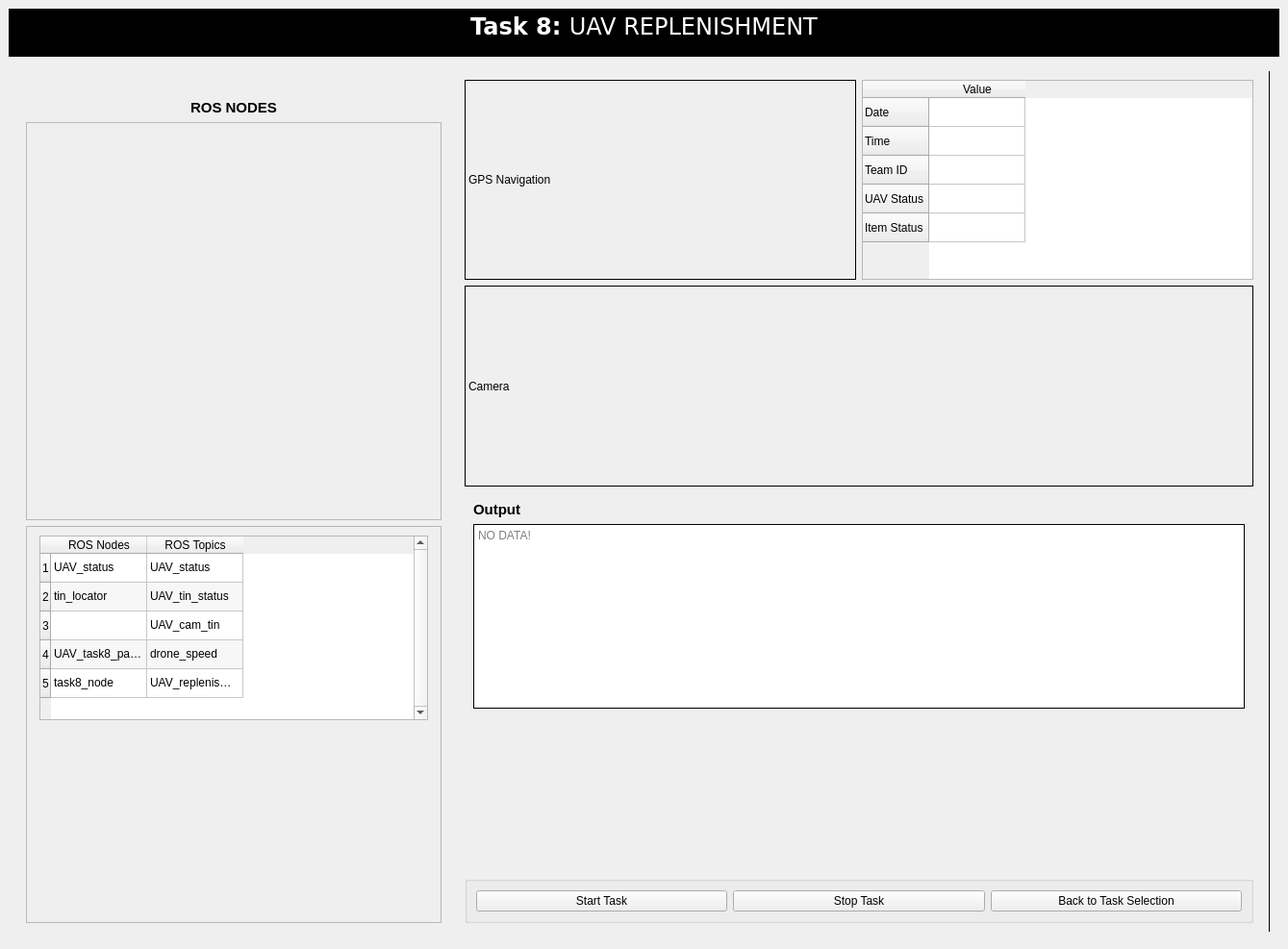
<?xml version="1.0" encoding="UTF-8"?>
<ui version="4.0">
 <class>MainWindow</class>
 <widget class="QMainWindow" name="MainWindow">
  <property name="geometry">
   <rect>
    <x>0</x>
    <y>0</y>
    <width>1339</width>
    <height>987</height>
   </rect>
  </property>
  <property name="sizePolicy">
   <sizepolicy hsizetype="Fixed" vsizetype="Fixed">
    <horstretch>0</horstretch>
    <verstretch>0</verstretch>
   </sizepolicy>
  </property>
  <property name="windowTitle">
   <string>MainWindow</string>
  </property>
  <widget class="QWidget" name="centralwidget">
   <property name="styleSheet">
    <string notr="true"/>
   </property>
   <layout class="QVBoxLayout" name="verticalLayout">
    <item>
     <widget class="QTextBrowser" name="textBrowser_3">
      <property name="sizePolicy">
       <sizepolicy hsizetype="Preferred" vsizetype="Preferred">
        <horstretch>0</horstretch>
        <verstretch>0</verstretch>
       </sizepolicy>
      </property>
      <property name="maximumSize">
       <size>
        <width>16777215</width>
        <height>50</height>
       </size>
      </property>
      <property name="font">
       <font>
        <family>Bitstream Vera Sans</family>
       </font>
      </property>
      <property name="styleSheet">
       <string notr="true">*{
background:rgb(0, 0, 0);
}</string>
      </property>
      <property name="frameShape">
       <enum>QFrame::NoFrame</enum>
      </property>
      <property name="frameShadow">
       <enum>QFrame::Plain</enum>
      </property>
      <property name="html">
       <string>&lt;!DOCTYPE HTML PUBLIC &quot;-//W3C//DTD HTML 4.0//EN&quot; &quot;http://www.w3.org/TR/REC-html40/strict.dtd&quot;&gt;
&lt;html&gt;&lt;head&gt;&lt;meta name=&quot;qrichtext&quot; content=&quot;1&quot; /&gt;&lt;style type=&quot;text/css&quot;&gt;
p, li { white-space: pre-wrap; }
&lt;/style&gt;&lt;/head&gt;&lt;body style=&quot; font-family:'Bitstream Vera Sans'; font-size:7.8pt; font-weight:400; font-style:normal;&quot;&gt;
&lt;p align=&quot;center&quot; style=&quot; margin-top:0px; margin-bottom:0px; margin-left:0px; margin-right:0px; -qt-block-indent:0; text-indent:0px;&quot;&gt;&lt;span style=&quot; font-size:18pt; font-weight:600; color:#ffffff;&quot;&gt;Task 8: &lt;/span&gt;&lt;span style=&quot; font-family:'Sans Serif'; font-size:18pt; color:#ffffff;&quot;&gt;UAV REPLENISHMENT&lt;/span&gt;&lt;/p&gt;&lt;/body&gt;&lt;/html&gt;</string>
      </property>
     </widget>
    </item>
    <item>
     <widget class="QWidget" name="widget" native="true">
      <layout class="QHBoxLayout" name="horizontalLayout">
       <item>
        <widget class="QWidget" name="widget_2" native="true">
         <property name="maximumSize">
          <size>
           <width>450</width>
           <height>16777215</height>
          </size>
         </property>
         <layout class="QVBoxLayout" name="verticalLayout_4">
          <item>
           <widget class="QLabel" name="label_2">
            <property name="maximumSize">
             <size>
              <width>16777215</width>
              <height>300</height>
             </size>
            </property>
            <property name="text">
             <string/>
            </property>
            <property name="pixmap">
             <pixmap>Images/task_8.png</pixmap>
            </property>
            <property name="scaledContents">
             <bool>true</bool>
            </property>
           </widget>
          </item>
          <item>
           <widget class="QLabel" name="label_7">
            <property name="maximumSize">
             <size>
              <width>16777215</width>
              <height>25</height>
             </size>
            </property>
            <property name="layoutDirection">
             <enum>Qt::LeftToRight</enum>
            </property>
            <property name="text">
             <string>&lt;html&gt;&lt;head/&gt;&lt;body&gt;&lt;p&gt;&lt;span style=&quot; font-size:11pt; font-weight:600;&quot;&gt;ROS NODES&lt;/span&gt;&lt;/p&gt;&lt;/body&gt;&lt;/html&gt;</string>
            </property>
            <property name="alignment">
             <set>Qt::AlignCenter</set>
            </property>
           </widget>
          </item>
          <item>
           <widget class="QScrollArea" name="scrollArea">
            <property name="widgetResizable">
             <bool>true</bool>
            </property>
            <widget class="QWidget" name="scrollAreaWidgetContents">
             <property name="geometry">
              <rect>
               <x>0</x>
               <y>0</y>
               <width>1622</width>
               <height>303</height>
              </rect>
             </property>
             <layout class="QGridLayout" name="gridLayout">
              <item row="0" column="0">
               <widget class="QLabel" name="label_3">
                <property name="text">
                 <string/>
                </property>
                <property name="pixmap">
                 <pixmap>Images/task_8_node.png</pixmap>
                </property>
               </widget>
              </item>
             </layout>
            </widget>
           </widget>
          </item>
          <item>
           <widget class="QScrollArea" name="scrollArea_3">
            <property name="widgetResizable">
             <bool>true</bool>
            </property>
            <widget class="QWidget" name="scrollAreaWidgetContents_3">
             <property name="geometry">
              <rect>
               <x>0</x>
               <y>0</y>
               <width>426</width>
               <height>214</height>
              </rect>
             </property>
             <layout class="QGridLayout" name="gridLayout_2">
              <item row="0" column="0" alignment="Qt::AlignTop">
               <widget class="QTableWidget" name="tableWidget_2">
                <property name="sizePolicy">
                 <sizepolicy hsizetype="Fixed" vsizetype="Preferred">
                  <horstretch>0</horstretch>
                  <verstretch>0</verstretch>
                 </sizepolicy>
                </property>
                <property name="maximumSize">
                 <size>
                  <width>404</width>
                  <height>16777215</height>
                 </size>
                </property>
                <property name="cursor" stdset="0">
                 <cursorShape>CrossCursor</cursorShape>
                </property>
                <property name="verticalScrollBarPolicy">
                 <enum>Qt::ScrollBarAlwaysOn</enum>
                </property>
                <property name="autoScrollMargin">
                 <number>6</number>
                </property>
                <property name="dragDropMode">
                 <enum>QAbstractItemView::NoDragDrop</enum>
                </property>
                <property name="alternatingRowColors">
                 <bool>true</bool>
                </property>
                <property name="wordWrap">
                 <bool>true</bool>
                </property>
                <row>
                 <property name="text">
                  <string>1</string>
                 </property>
                </row>
                <row>
                 <property name="text">
                  <string>2</string>
                 </property>
                </row>
                <row>
                 <property name="text">
                  <string>3</string>
                 </property>
                </row>
                <row>
                 <property name="text">
                  <string>4</string>
                 </property>
                </row>
                <row>
                 <property name="text">
                  <string>5</string>
                 </property>
                </row>
                <column>
                 <property name="text">
                  <string>ROS Nodes</string>
                 </property>
                 <property name="textAlignment">
                  <set>AlignCenter</set>
                 </property>
                </column>
                <column>
                 <property name="text">
                  <string>ROS Topics</string>
                 </property>
                 <property name="textAlignment">
                  <set>AlignCenter</set>
                 </property>
                </column>
                <item row="0" column="0">
                 <property name="text">
                  <string>UAV_status</string>
                 </property>
                 <property name="toolTip">
                  <string/>
                 </property>
                 <property name="whatsThis">
                  <string/>
                 </property>
                 <property name="flags">
                  <set>ItemIsSelectable|ItemIsDragEnabled|ItemIsDropEnabled|ItemIsUserCheckable|ItemIsEnabled</set>
                 </property>
                </item>
                <item row="0" column="1">
                 <property name="text">
                  <string>UAV_status</string>
                 </property>
                </item>
                <item row="1" column="0">
                 <property name="text">
                  <string>tin_locator</string>
                 </property>
                 <property name="whatsThis">
                  <string/>
                 </property>
                </item>
                <item row="1" column="1">
                 <property name="text">
                  <string>UAV_tin_status</string>
                 </property>
                </item>
                <item row="2" column="1">
                 <property name="text">
                  <string>UAV_cam_tin</string>
                 </property>
                </item>
                <item row="3" column="0">
                 <property name="text">
                  <string>UAV_task8_path_planning</string>
                 </property>
                </item>
                <item row="3" column="1">
                 <property name="text">
                  <string>drone_speed</string>
                 </property>
                </item>
                <item row="4" column="0">
                 <property name="text">
                  <string>task8_node</string>
                 </property>
                </item>
                <item row="4" column="1">
                 <property name="text">
                  <string>UAV_replenisment</string>
                 </property>
                </item>
               </widget>
              </item>
             </layout>
            </widget>
           </widget>
          </item>
         </layout>
        </widget>
       </item>
       <item>
        <widget class="QWidget" name="widget_3" native="true">
         <property name="maximumSize">
          <size>
           <width>16777215</width>
           <height>16777215</height>
          </size>
         </property>
         <layout class="QGridLayout" name="gridLayout_3">
          <item row="0" column="0">
           <widget class="QLabel" name="label_6">
            <property name="frameShape">
             <enum>QFrame::Box</enum>
            </property>
            <property name="text">
             <string>GPS Navigation</string>
            </property>
            <property name="scaledContents">
             <bool>true</bool>
            </property>
           </widget>
          </item>
          <item row="1" column="0" colspan="2">
           <widget class="QLabel" name="label_14">
            <property name="frameShape">
             <enum>QFrame::Box</enum>
            </property>
            <property name="text">
             <string>Camera</string>
            </property>
            <property name="scaledContents">
             <bool>true</bool>
            </property>
           </widget>
          </item>
          <item row="0" column="1">
           <widget class="QTableWidget" name="tableWidget">
            <property name="sizePolicy">
             <sizepolicy hsizetype="Fixed" vsizetype="Preferred">
              <horstretch>0</horstretch>
              <verstretch>0</verstretch>
             </sizepolicy>
            </property>
            <property name="maximumSize">
             <size>
              <width>674</width>
              <height>16777215</height>
             </size>
            </property>
            <row>
             <property name="text">
              <string>Date</string>
             </property>
            </row>
            <row>
             <property name="text">
              <string>Time</string>
             </property>
            </row>
            <row>
             <property name="text">
              <string>Team ID</string>
             </property>
            </row>
            <row>
             <property name="text">
              <string>UAV Status</string>
             </property>
            </row>
            <row>
             <property name="text">
              <string>Item Status</string>
             </property>
            </row>
            <column>
             <property name="text">
              <string>Value</string>
             </property>
             <property name="textAlignment">
              <set>AlignCenter</set>
             </property>
            </column>
           </widget>
          </item>
          <item row="2" column="0" colspan="2">
           <widget class="QWidget" name="widget_4" native="true">
            <layout class="QVBoxLayout" name="verticalLayout_2">
             <item>
              <widget class="QLabel" name="label">
               <property name="text">
                <string>&lt;html&gt;&lt;head/&gt;&lt;body&gt;&lt;p&gt;&lt;span style=&quot; font-size:11pt; font-weight:600;&quot;&gt;Output&lt;/span&gt;&lt;/p&gt;&lt;/body&gt;&lt;/html&gt;</string>
               </property>
              </widget>
             </item>
             <item>
              <widget class="QTextBrowser" name="hb_output">
               <property name="sizePolicy">
                <sizepolicy hsizetype="Expanding" vsizetype="Preferred">
                 <horstretch>0</horstretch>
                 <verstretch>0</verstretch>
                </sizepolicy>
               </property>
               <property name="frameShape">
                <enum>QFrame::Box</enum>
               </property>
               <property name="frameShadow">
                <enum>QFrame::Plain</enum>
               </property>
               <property name="sizeAdjustPolicy">
                <enum>QAbstractScrollArea::AdjustIgnored</enum>
               </property>
               <property name="placeholderText">
                <string>NO DATA!</string>
               </property>
              </widget>
             </item>
            </layout>
           </widget>
          </item>
          <item row="3" column="0" colspan="2" alignment="Qt::AlignBottom">
           <widget class="QGroupBox" name="groupBox_2">
            <property name="title">
             <string/>
            </property>
            <layout class="QHBoxLayout" name="horizontalLayout_2">
             <item>
              <widget class="QPushButton" name="startButton">
               <property name="text">
                <string>Start Task</string>
               </property>
              </widget>
             </item>
             <item>
              <widget class="QPushButton" name="stopButton">
               <property name="text">
                <string>Stop Task</string>
               </property>
              </widget>
             </item>
             <item>
              <widget class="QPushButton" name="backButton">
               <property name="text">
                <string>Back to Task Selection</string>
               </property>
              </widget>
             </item>
            </layout>
           </widget>
          </item>
         </layout>
        </widget>
       </item>
       <item>
        <widget class="Line" name="line">
         <property name="frameShadow">
          <enum>QFrame::Plain</enum>
         </property>
         <property name="orientation">
          <enum>Qt::Vertical</enum>
         </property>
        </widget>
       </item>
      </layout>
     </widget>
    </item>
   </layout>
  </widget>
  <action name="actionExit">
   <property name="text">
    <string>Exit</string>
   </property>
  </action>
  <action name="actionClose">
   <property name="text">
    <string>Close</string>
   </property>
  </action>
 </widget>
 <resources>
  <include location="images.qrc"/>
 </resources>
 <connections/>
</ui>
